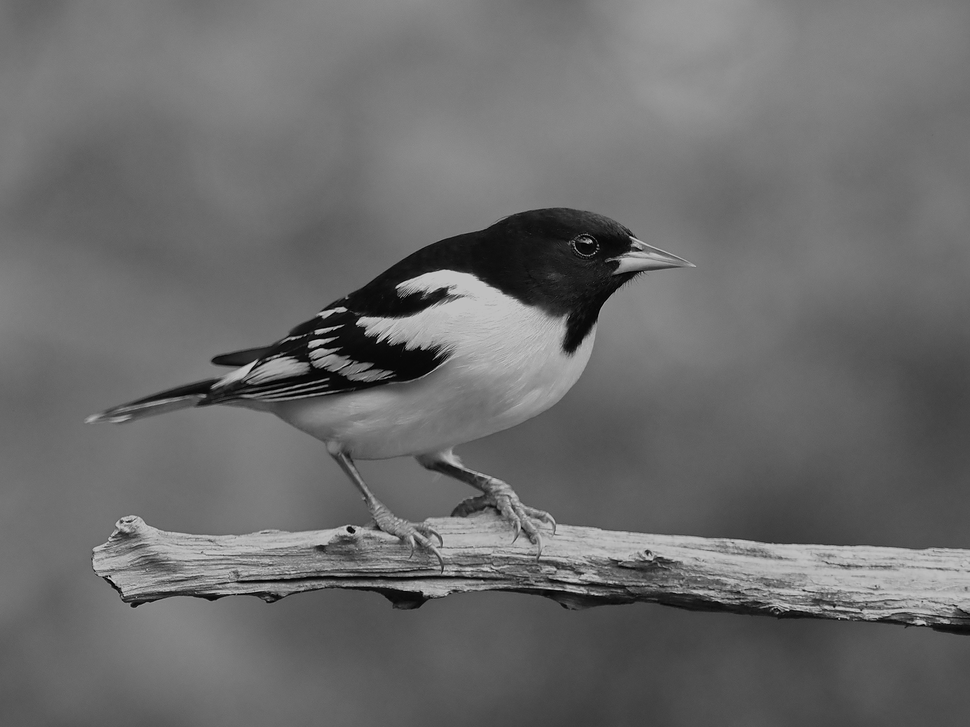
#> input picture bird.png, 970 x 727 px, shrunk from 2000 x 1500 before the run, found by its file name
$ jupyter execute 1_1.ipynb
#> lines starting #> are read from the running program, lines starting #| are printed output that depends on the picture
[cell 1]
from PIL import Image
import math
import scipy
import numpy as np
import imageio.v2 as iio
import matplotlib.pylab as plt

img = Image.open('bird.png').convert('L')
im_1 = np.asarray(img)
im_2 = 255 - im_1
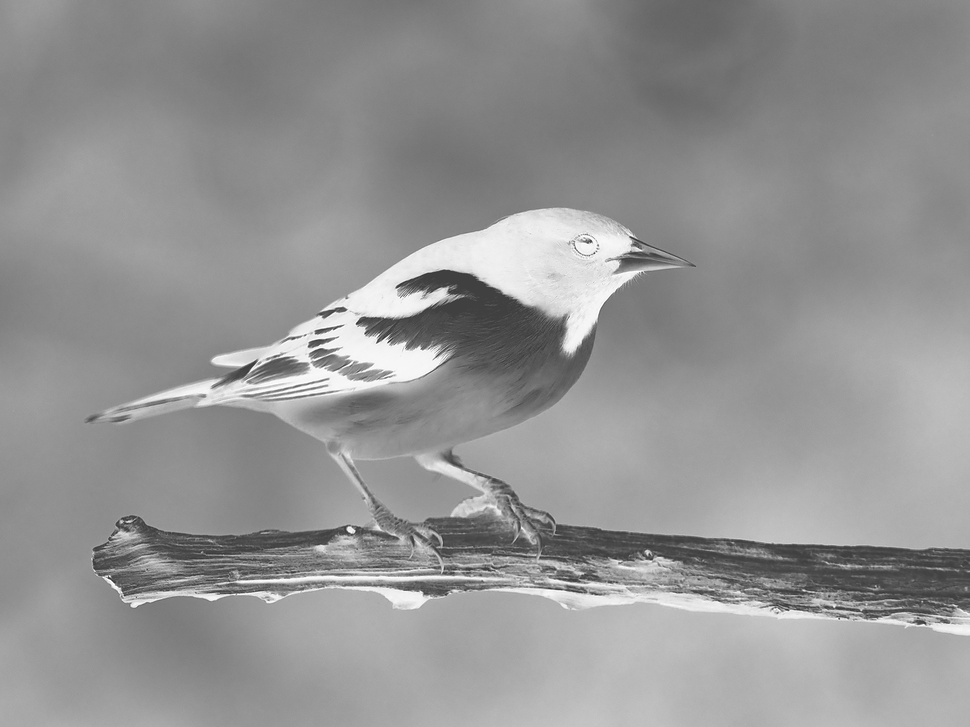
#> im_2: shape (727, 970); min 42, max 255, mean 147.7

new_img = Image.fromarray(im_2)

img.show()

plt.imshow(new_img)
plt.show()
